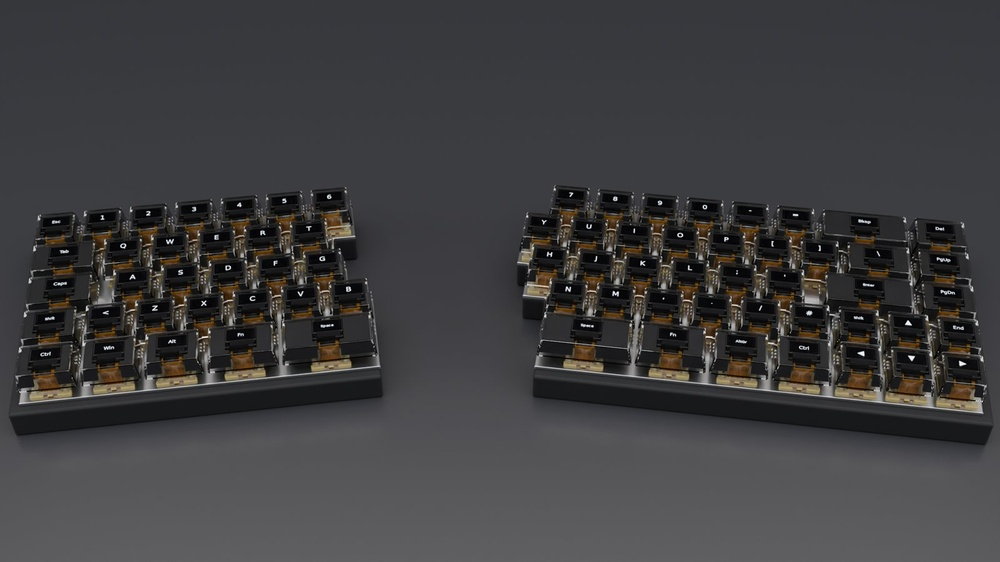
#> input picture poly_kybd/variations/split72s/images/split72s_apart_45.jpg, 1000 x 562 px, shrunk from 1600 x 900 before the run
$ python trace_svg.py ../images/split72s_apart_45.jpg ../images/split72s_joined_60_plate_art.jpg 1.0
#> lines starting #> are read from the running program, lines starting #| are printed output that depends on the picture; after the words box and inside, x2 and y2 are one past the last pixel; in counts of white or black regions, pixels touching at a corner belong together
#!/usr/bin/env python3
"""Trace the plate mask (white = silkscreen) to an SVG in mm with potrace.

    python3 trace_svg.py MASK.png OUT.svg [px_per_mm]

The SVG origin is the plate's top-left corner (5 mm outside the top-left key), units mm,
for KiCad's SVG import onto the silkscreen layer.
"""
import re
import subprocess
import sys
import tempfile

import numpy as np
from PIL import Image

NOTICE = """<!-- Rongorongo Tablet B (Aruku-Kurenga), verso. Photograph Trocadero Museum, published in
     S.-C. Chauvet, L'ile de Paques et ses mysteres, 1935. CC BY-SA 3.0 (Wikimedia Commons,
     File:Rongorongo_B-v_Aruku-Kurenga.jpg). Traced for the PolyKybd split72s plate; this
     tracing is CC BY-SA 4.0, see ATTRIBUTION.md. Origin: plate top-left corner, units mm. -->"""


def main():
    mask, out = sys.argv[1], sys.argv[2]
    res = float(sys.argv[3]) if len(sys.argv) > 3 else 8.0
    if not res > 0:
        raise SystemExit(f"px_per_mm must be > 0, got {sys.argv[3]}")
    m = np.asarray(Image.open(mask).convert("L")) > 127
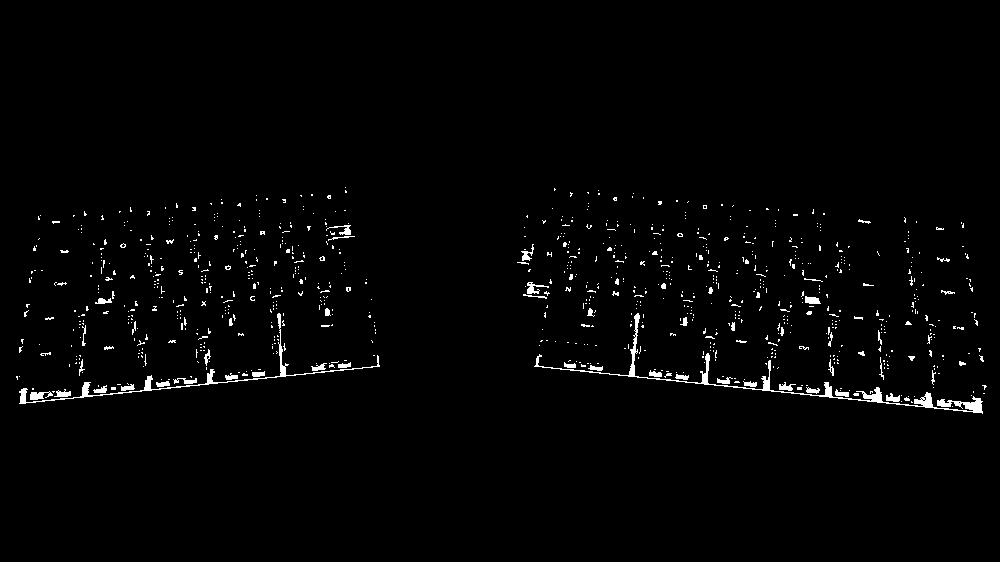
#> m: shape (562, 1000) bool; 1.7% white; 924 white regions (861 under 20 px), largest, box (x1, y1, x2, y2) and area: (534, 313, 983, 414) 1849, (19, 313, 380, 404) 1016, (30, 391, 53, 400) 122
    with tempfile.TemporaryDirectory() as tmp:
        pbm, raw = f"{tmp}/mask.pbm", f"{tmp}/raw.svg"
        Image.fromarray(((~m) * 255).astype(np.uint8)).convert("1").save(pbm)   # potrace traces black
        subprocess.run(["potrace", "-s", "-t", "2", "-a", "1.0", "-O", "0.2", "-o", raw, pbm], check=True)
#> (this line was passed over: subprocess is not available in this run)
#> (the run stopped early here; a loop or call above may not have finished)
